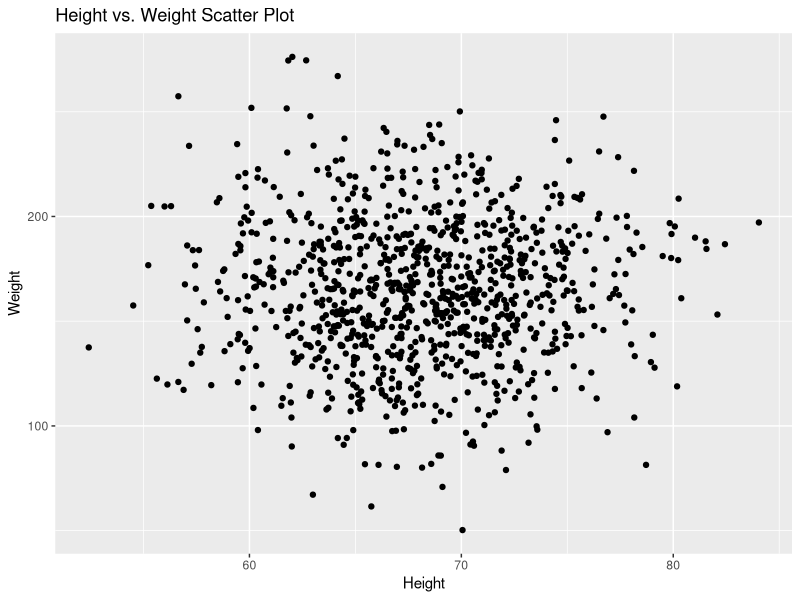
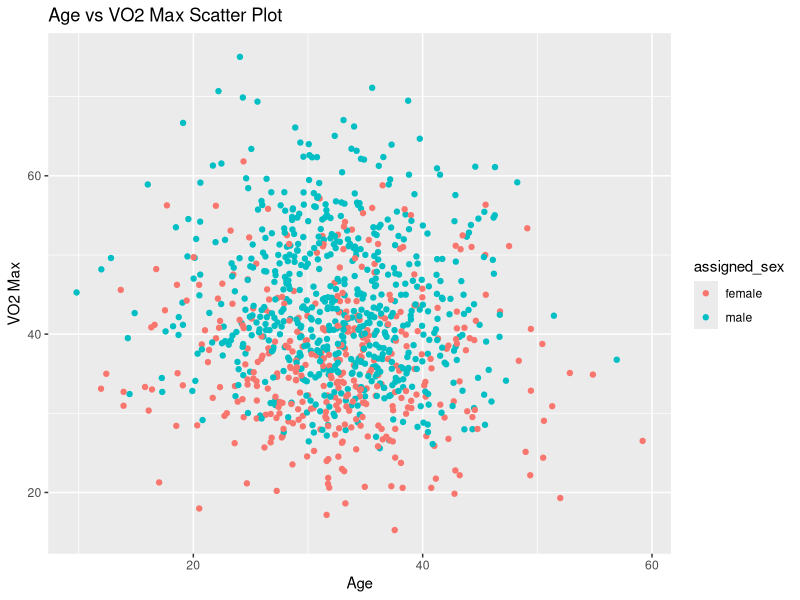
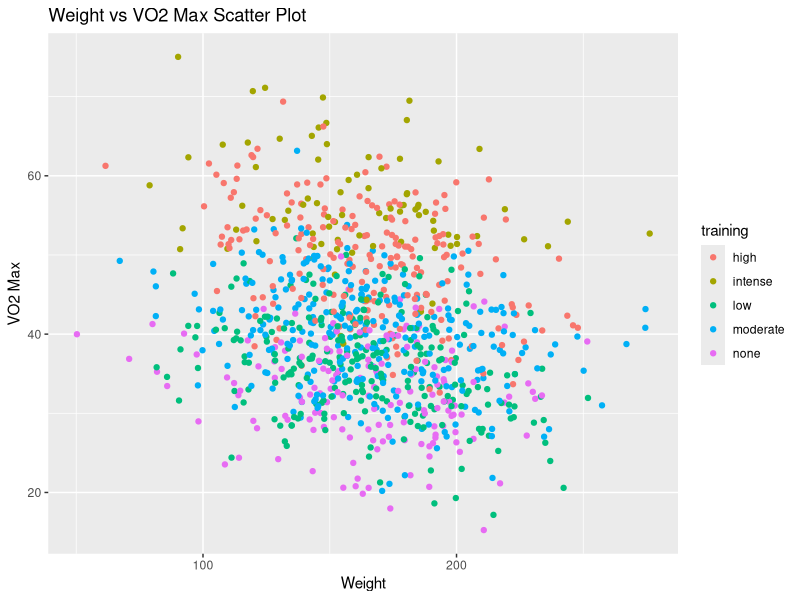

Here is the R script that generated these plots, in order:
## ---- chunk 1
knitr::opts_chunk$set(echo = TRUE)
## ---- chunk 2
library(ggplot2)

d <- read.table("engellant_VO2.txt",
                header = TRUE)
# Summary of continuous variables
summary(d[,4:8])

# Correlation for continuous variables
cor(d[,4:8])

table(d$training, d$assigned_sex)

# Create a scatter plot
ggplot(d, aes(x = height, y = weight)) +
  geom_point() +
  labs(x = "Height", y = "Weight", title = "Height vs. Weight Scatter Plot")

ggplot(d, aes(x = age, y = VO2_Max, col = assigned_sex)) +
  geom_point() +
  labs(x = "Age", y = "VO2 Max", title = "Age vs VO2 Max Scatter Plot")

ggplot(d, aes(x = weight, y = VO2_Max, col = training)) +
  geom_point() +
  labs(x = "Weight", y = "VO2 Max", title = "Weight vs VO2 Max Scatter Plot")
